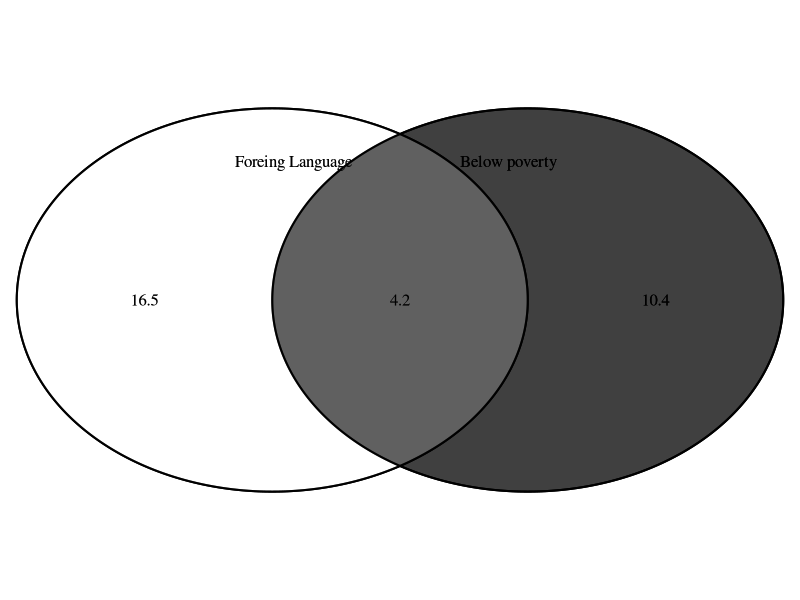
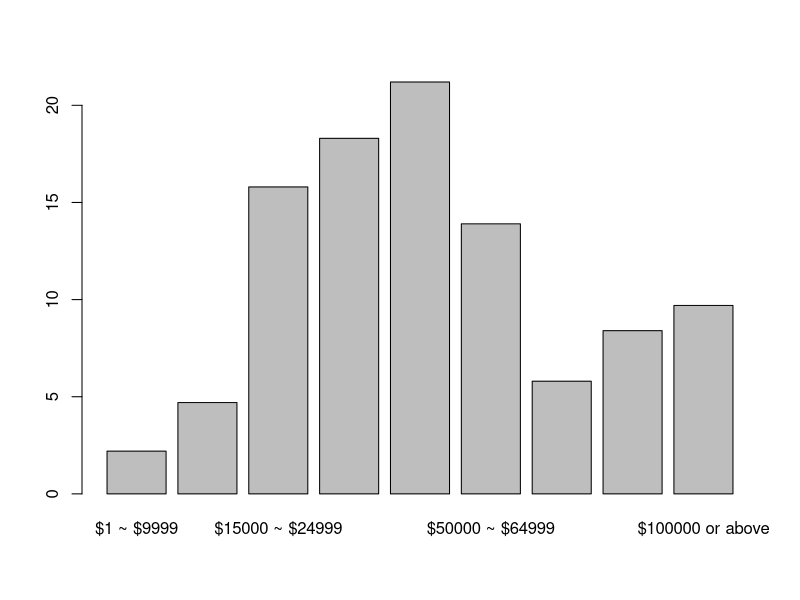

These figures' R source, in order:
## ---- chunk 1
knitr::opts_chunk$set(echo = TRUE)
## ---- chunk 2
library(VennDiagram)
library(grid)
venn <- draw.pairwise.venn(14.6, 20.7, 4.2, c("Foreing Language       ", "        Below poverty"),  scale = FALSE, fill = c("black", "white"));
grid.draw(venn)
## ---- chunk 3
(114+19+11)/204
## ---- chunk 4

bag_0<-0
bag_1<-25
bag_2<-35
fee<-c(bag_0,bag_1,bag_2)
percentile<-c(0.54,0.34,0.12)
revenue<- sum(fee*percentile)
revenue

variance<- (25^2 *0.34 + 35^2 *0.12)-12.7^2
std<-sqrt(variance)
std
## ---- chunk 5
new_std<- sqrt(variance*120)
new_std
## ---- chunk 6
personal_income<- c("$1 ~ $9999", "$10000 ~ $14999", "$15000 ~ $24999", "$25000 ~ $34999", "$35000 ~ $49999", "$50000 ~ $64999", "$65000 ~ $74999", "$75000 ~ $99999", "$100000 or above")
total <- c(2.2,4.7,15.8,18.3,21.2,13.9,5.8,8.4,9.7)

dist <- data.frame(personal_income, total)
dist

barplot(dist$total, names.arg = personal_income)
